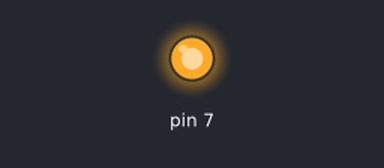
Simulated run of this sketch. Board: Arduino Uno, built with avr-gcc and run on an emulated ATmega328P. Shown: output pins drawn as LEDs (lit = HIGH). At 2.0 s the program stops and its outputs stay as they are.

Above: at 0.5 s.
At 1.75 s:
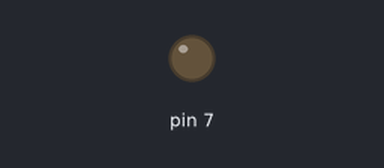
Timing chart, 0 to 3.0 s (numbered marks = the images above):
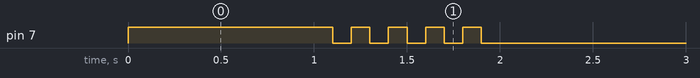

Measured:
- by itself, pin 7: repeats every 0.20 s: LOW 0.10 s, HIGH 0.10 s, until it stays LOW from 1.9 s

The sketch:

05_practice_2.ino
```cpp
void setup() {
  pinMode(7, OUTPUT);
}

void loop() {
  digitalWrite(7, 1);
  delay(1000);

  for (int i = 0; i < 5; i++) {
    digitalWrite(7, 1);
    delay(100);
    digitalWrite(7, 0);
    delay(100);
  }

  digitalWrite(7, LOW);
  while (true) {
  }
}
```
